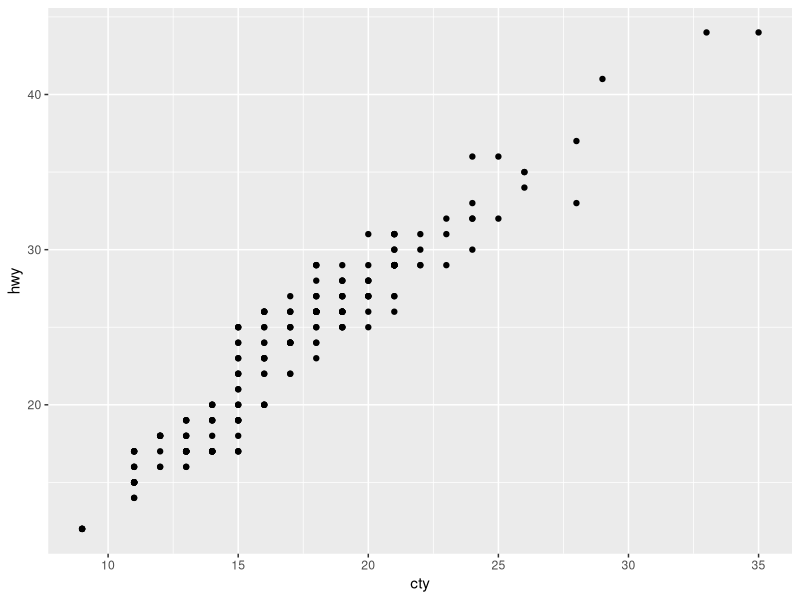
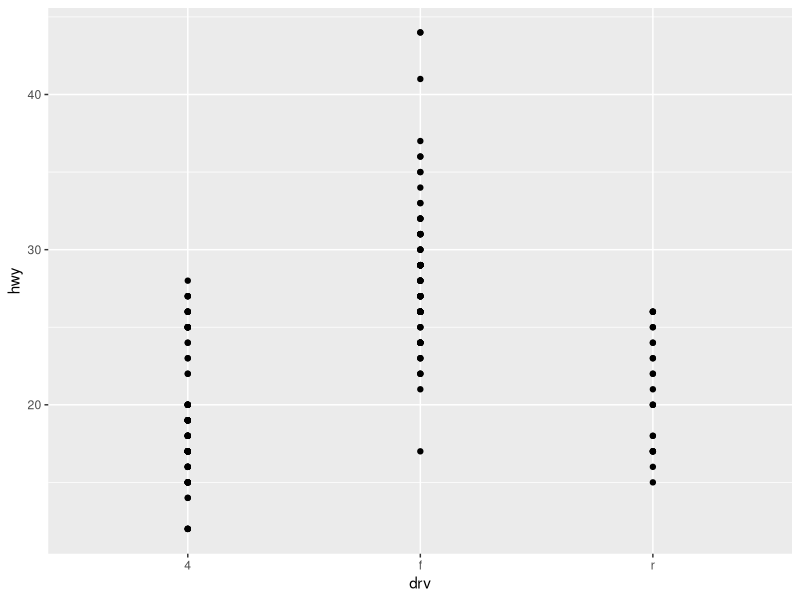
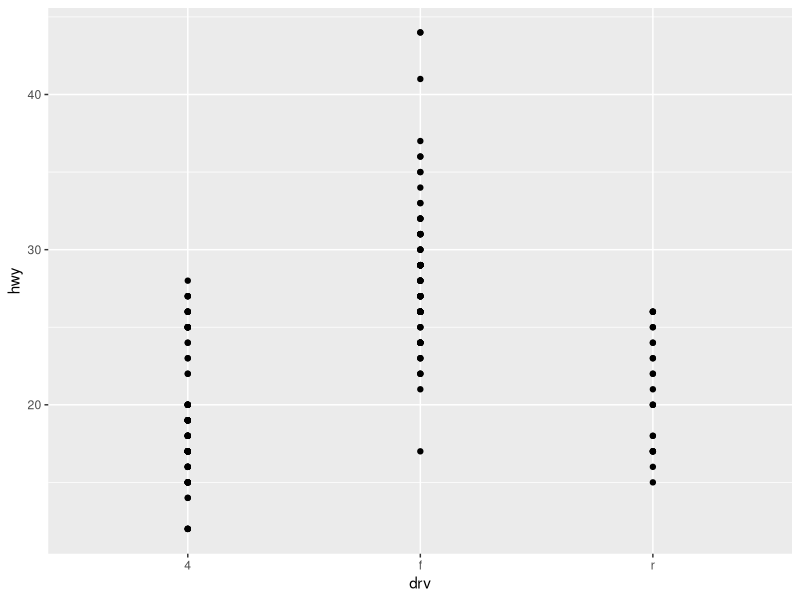
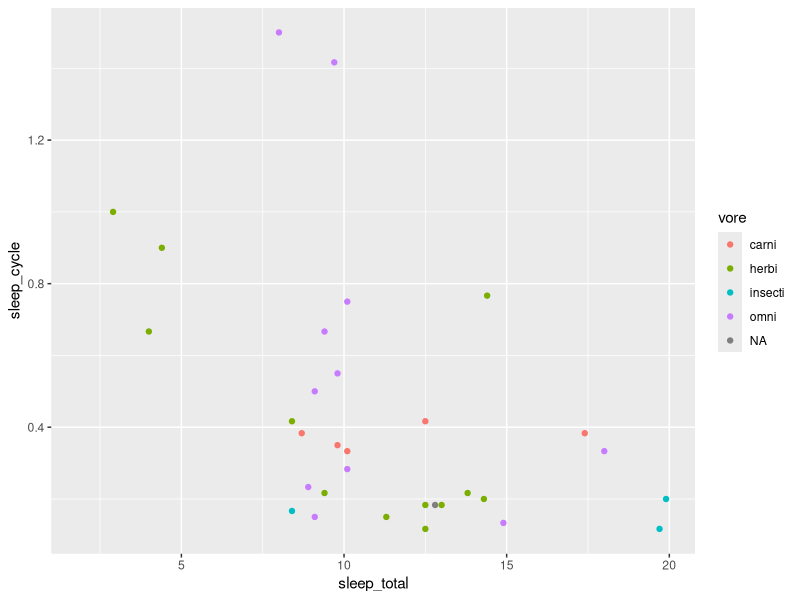
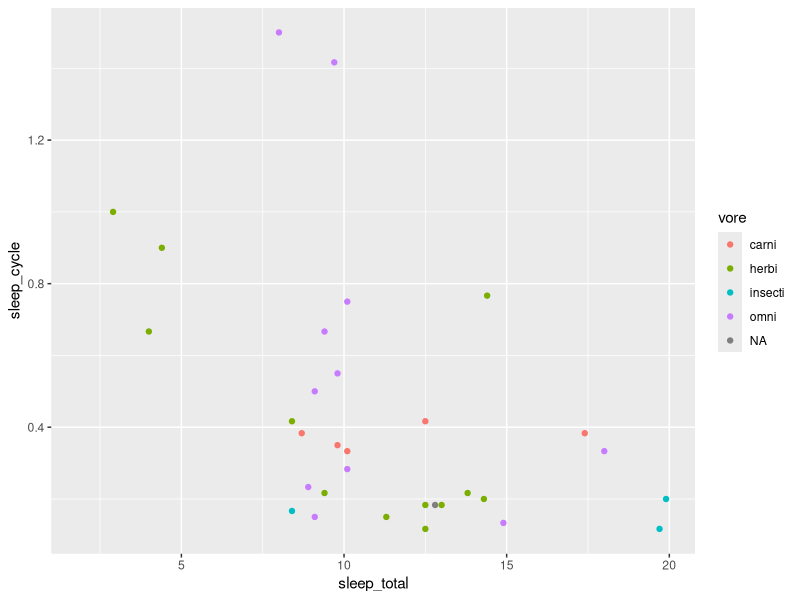
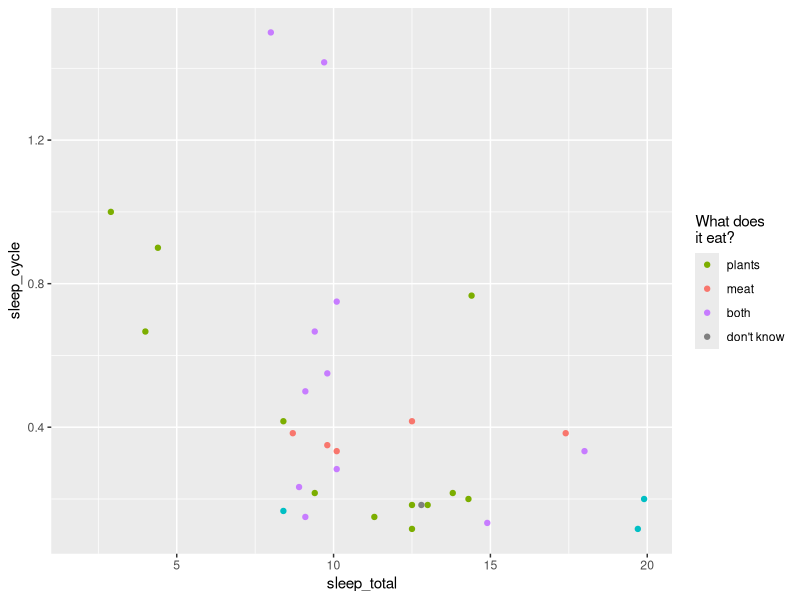
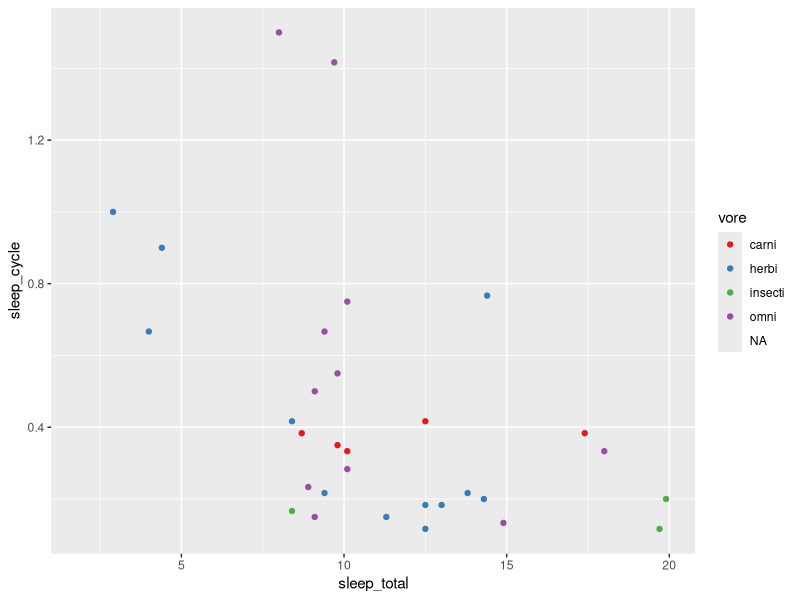
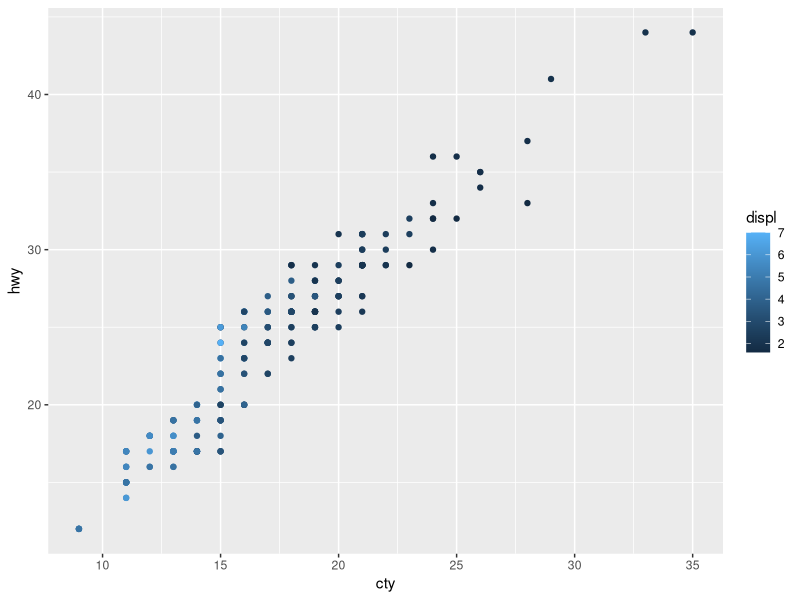

Reproduce these figures in R, in order. (Note: this script raises an error after producing the figures.)
library(ggplot2)

head(mpg)

plot <- qplot(cty, hwy, data = mpg)
plot

plot + aes(x = drv)
plot + aes(x = drv) + scale_x_discrete()

head(msleep)

p <- qplot(sleep_total, sleep_cycle, data = msleep, colour = vore)
p

p + scale_colour_hue()

p + scale_colour_hue("What does\nit eat?",
                     breaks = c("herbi", "carni", "omni", NA),
                     labels = c("plants", "meat", "both", "don't know"))

p + scale_colour_brewer(palette = "Set1")


p <- qplot(cty, hwy, data = mpg, colour = displ)
p
p + scale_x_continuous("City mpg")
p + xlab("City mpg")
p + ylab("Highway mpg")
p + labs(x = "City mpg", y = "Highway", colour = "Displacement")
p + xlab(expression(frac(miles, gallon)))


p <- qplot(cyl, wt, data = mtcars)
p
p + scale_x_continuous(breaks = c(5.5, 6.5))
p + scale_x_continuous(limits = c(5.5, 6.5))

p <- qplot(wt, cyl, data = mtcars, colour = cyl)
p
p + scale_colour_gradient(breaks = c(5.5, 6.5))
p + scale_colour_gradient(limits = c(5.5, 6.5))


# Data changes, scale doesn't change
qplot(log10(carat), log10(price), data = diamonds)

# Scale changes, data doesn't change
qplot(carat, price, data = diamonds) + scale_x_log10() + scale_y_log10()

library(scales)
plot <- qplot(date, psavert, data = economics, geom = "line") + ylab("Personal savings rate") + geom_hline(xintercept = 0, colour = "grey50")
plot
plot + scale_x_date(breaks = date_breaks("10 years"))
plot + scale_x_date(limits = as.Date(c("2004-01-01", "2005-01-01")), labels = date_format("%Y-%m-%d"), breaks = date_breaks("1 month"))


install.packages('MASS')
f2d <- with(faithful, MASS::kde2d(eruptions, waiting, h = c(1, 10), n = 50))
df <- with(f2d, cbind(expand.grid(x, y), as.vector(z)))
names(df) <- c("eruptions", "waiting", "density")
head(df)

library(ggplot2)
erupt <- ggplot(df, aes(waiting, eruptions, fill = density)) + geom_tile() + scale_x_continuous(expand = c(0, 0)) + scale_y_continuous(expand = c(0, 0))
erupt + scale_fill_gradient(limits = c(0, 0.04))
erupt + scale_fill_gradient(limits = c(0, 0.04), low = "white", high = "black")


install.packages('vcd')
library(vcd)
fill_gradn <- function(pal) {
  scale_fill_gradientn(colours = pal(7), limits = c(0, 0.04))
}
rainbow_hcl

# To be continued...